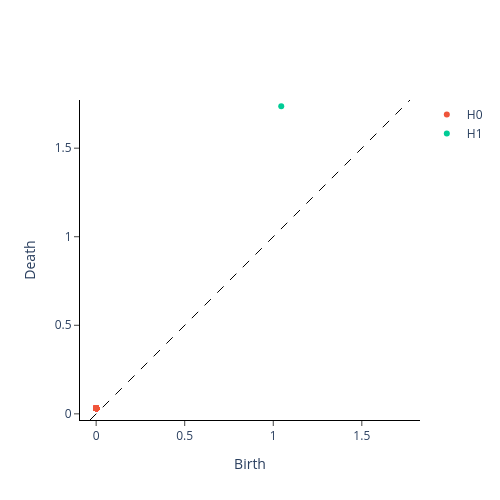

Here is the notebook cell this chart was saved with:
### Code cell
plot_diagram(diag_broken[0]).show()

### Figure 1 — Plotly figure (JSON) as saved in the notebook; plotly's stock layout.template omitted (floating-point values rounded to 4 significant figures; data arrays with more than 128 entries replaced by an {"elided": "..."} marker saying what was removed)
{"data": [{"hoverinfo": "none", "line": {"color": "black", "dash": "dash", "width": 1}, "mode": "lines", "showlegend": false, "type": "scatter", "x": [-0.03475, 1.772], "y": [-0.03475, 1.772]}, {"hoverinfo": "text", "hovertext": {"elided": "165 str values"}, "mode": "markers", "name": "H0", "type": "scatter", "x": {"elided": "165 float values"}, "y": {"elided": "165 float values"}}, {"hoverinfo": "text", "hovertext": ["(1.0449970960617065, 1.7372630834579468)"], "mode": "markers", "name": "H1", "type": "scatter", "x": [1.045], "y": [1.737]}], "layout": {"height": 500, "plot_bgcolor": "white", "width": 500, "xaxis": {"autorange": false, "exponentformat": "e", "linecolor": "black", "linewidth": 1, "mirror": false, "range": [-0.03475, 1.772], "showexponent": "all", "showline": true, "side": "bottom", "ticks": "outside", "title": {"text": "Birth"}, "type": "linear", "zeroline": true}, "yaxis": {"autorange": false, "exponentformat": "e", "linecolor": "black", "linewidth": 1, "mirror": false, "range": [-0.03475, 1.772], "scaleanchor": "x", "scaleratio": 1, "showexponent": "all", "showline": true, "side": "left", "ticks": "outside", "title": {"text": "Death"}, "type": "linear", "zeroline": true}}}
